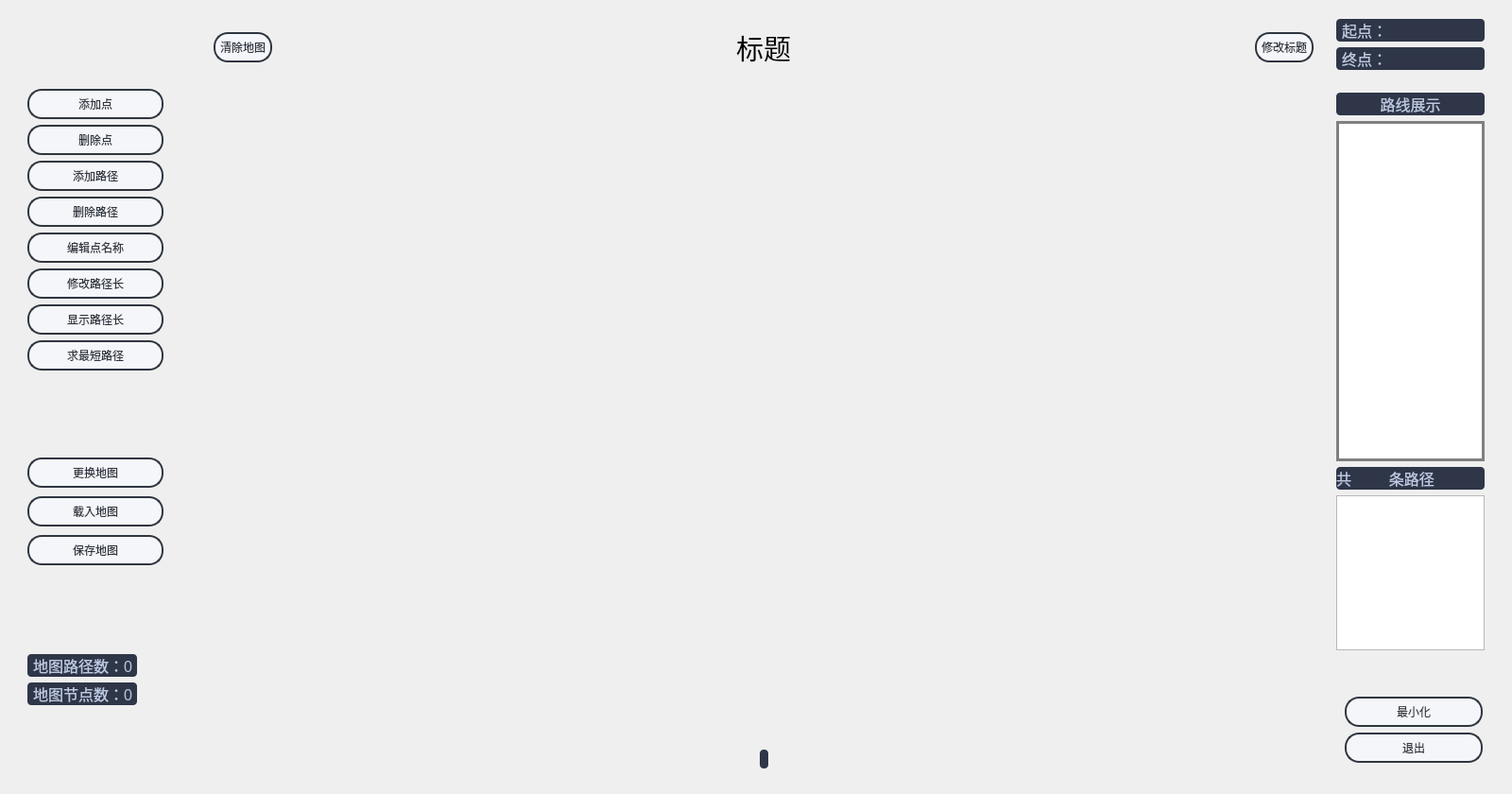
<?xml version="1.0" encoding="UTF-8"?>
<ui version="4.0">
 <class>MapEditor</class>
 <widget class="QDialog" name="MapEditor">
  <property name="geometry">
   <rect>
    <x>0</x>
    <y>0</y>
    <width>1600</width>
    <height>840</height>
   </rect>
  </property>
  <property name="minimumSize">
   <size>
    <width>1600</width>
    <height>840</height>
   </size>
  </property>
  <property name="maximumSize">
   <size>
    <width>1600</width>
    <height>840</height>
   </size>
  </property>
  <property name="windowTitle">
   <string>地图导航</string>
  </property>
  <property name="windowIcon">
   <iconset resource="resource.qrc">
    <normaloff>:/ready/background/res/label.jpg</normaloff>:/ready/background/res/label.jpg</iconset>
  </property>
  <property name="autoFillBackground">
   <bool>false</bool>
  </property>
  <property name="styleSheet">
   <string notr="true"> #MapEditor{
border-image:url(:/edit/background/res/1.jpg);
}</string>
  </property>
  <layout class="QHBoxLayout" name="horizontalLayout_3">
   <item>
    <widget class="QWidget" name="widget_5" native="true">
     <property name="maximumSize">
      <size>
       <width>16777215</width>
       <height>16777215</height>
      </size>
     </property>
     <layout class="QVBoxLayout" name="verticalLayout_4">
      <item>
       <spacer name="verticalSpacer_5">
        <property name="orientation">
         <enum>Qt::Vertical</enum>
        </property>
        <property name="sizeHint" stdset="0">
         <size>
          <width>20</width>
          <height>40</height>
         </size>
        </property>
       </spacer>
      </item>
      <item>
       <widget class="QWidget" name="widget_2" native="true">
        <property name="maximumSize">
         <size>
          <width>162</width>
          <height>356</height>
         </size>
        </property>
        <layout class="QVBoxLayout" name="verticalLayout_2">
         <item>
          <widget class="QPushButton" name="pushButton_add">
           <property name="styleSheet">
            <string notr="true">/**正常情况下样式**/
QPushButton{
	font: 10pt &quot;微软雅黑&quot;;
    color: #2f3640;
    background-color: #f5f6fa;
    border-color: #2f3640;
    border-radius: 15px;
    border-style: solid;
    border-width: 2px;
    padding: 5px;
}

/**鼠标停留在按钮上的样式**/
QPushButton::hover{	
    color: #FFFFFF;
    background-color: #718093;
    border-color: #2f3640;
}

/**鼠标按压下去的样式**/
QPushButton::pressed,QPushButton::checked{
    color: #FFFFFF;
    background-color: qlineargradient(spread:pad, x1:0, y1:0, x2:0, y2:1, stop:0 #273c75, stop:1 #487eb0);
}

/**按钮失能情况下样式**/
QPushButton::disabled{
    color: #FFFFFF;
    background-color: #dcdde1;
    border-color: #dcdde1;
}
</string>
           </property>
           <property name="text">
            <string>添加点</string>
           </property>
          </widget>
         </item>
         <item>
          <widget class="QPushButton" name="pushButton_delete">
           <property name="styleSheet">
            <string notr="true">/**正常情况下样式**/
QPushButton{
	font: 10pt &quot;微软雅黑&quot;;
    color: #2f3640;
    background-color: #f5f6fa;
    border-color: #2f3640;
    border-radius: 15px;
    border-style: solid;
    border-width: 2px;
    padding: 5px;
}

/**鼠标停留在按钮上的样式**/
QPushButton::hover{	
    color: #FFFFFF;
    background-color: #718093;
    border-color: #2f3640;
}

/**鼠标按压下去的样式**/
QPushButton::pressed,QPushButton::checked{
    color: #FFFFFF;
    background-color: qlineargradient(spread:pad, x1:0, y1:0, x2:0, y2:1, stop:0 #273c75, stop:1 #487eb0);
}

/**按钮失能情况下样式**/
QPushButton::disabled{
    color: #FFFFFF;
    background-color: #dcdde1;
    border-color: #dcdde1;
}
</string>
           </property>
           <property name="text">
            <string>删除点</string>
           </property>
          </widget>
         </item>
         <item>
          <widget class="QPushButton" name="pushButton_add_line">
           <property name="styleSheet">
            <string notr="true">/**正常情况下样式**/
QPushButton{
	font: 10pt &quot;微软雅黑&quot;;
    color: #2f3640;
    background-color: #f5f6fa;
    border-color: #2f3640;
    border-radius: 15px;
    border-style: solid;
    border-width: 2px;
    padding: 5px;
}

/**鼠标停留在按钮上的样式**/
QPushButton::hover{	
    color: #FFFFFF;
    background-color: #718093;
    border-color: #2f3640;
}

/**鼠标按压下去的样式**/
QPushButton::pressed,QPushButton::checked{
    color: #FFFFFF;
    background-color: qlineargradient(spread:pad, x1:0, y1:0, x2:0, y2:1, stop:0 #273c75, stop:1 #487eb0);
}

/**按钮失能情况下样式**/
QPushButton::disabled{
    color: #FFFFFF;
    background-color: #dcdde1;
    border-color: #dcdde1;
}
</string>
           </property>
           <property name="text">
            <string>添加路径</string>
           </property>
          </widget>
         </item>
         <item>
          <widget class="QPushButton" name="pushButton_delete_line">
           <property name="styleSheet">
            <string notr="true">/**正常情况下样式**/
QPushButton{
	font: 10pt &quot;微软雅黑&quot;;
    color: #2f3640;
    background-color: #f5f6fa;
    border-color: #2f3640;
    border-radius: 15px;
    border-style: solid;
    border-width: 2px;
    padding: 5px;
}

/**鼠标停留在按钮上的样式**/
QPushButton::hover{	
    color: #FFFFFF;
    background-color: #718093;
    border-color: #2f3640;
}

/**鼠标按压下去的样式**/
QPushButton::pressed,QPushButton::checked{
    color: #FFFFFF;
    background-color: qlineargradient(spread:pad, x1:0, y1:0, x2:0, y2:1, stop:0 #273c75, stop:1 #487eb0);
}

/**按钮失能情况下样式**/
QPushButton::disabled{
    color: #FFFFFF;
    background-color: #dcdde1;
    border-color: #dcdde1;
}
</string>
           </property>
           <property name="text">
            <string>删除路径</string>
           </property>
          </widget>
         </item>
         <item>
          <widget class="QPushButton" name="pushButton_edit">
           <property name="styleSheet">
            <string notr="true">/**正常情况下样式**/
QPushButton{
	font: 10pt &quot;微软雅黑&quot;;
    color: #2f3640;
    background-color: #f5f6fa;
    border-color: #2f3640;
    border-radius: 15px;
    border-style: solid;
    border-width: 2px;
    padding: 5px;
}

/**鼠标停留在按钮上的样式**/
QPushButton::hover{	
    color: #FFFFFF;
    background-color: #718093;
    border-color: #2f3640;
}

/**鼠标按压下去的样式**/
QPushButton::pressed,QPushButton::checked{
    color: #FFFFFF;
    background-color: qlineargradient(spread:pad, x1:0, y1:0, x2:0, y2:1, stop:0 #273c75, stop:1 #487eb0);
}

/**按钮失能情况下样式**/
QPushButton::disabled{
    color: #FFFFFF;
    background-color: #dcdde1;
    border-color: #dcdde1;
}
</string>
           </property>
           <property name="text">
            <string>编辑点名称</string>
           </property>
          </widget>
         </item>
         <item>
          <widget class="QPushButton" name="pushButton_edit_line">
           <property name="styleSheet">
            <string notr="true">/**正常情况下样式**/
QPushButton{
	font: 10pt &quot;微软雅黑&quot;;
    color: #2f3640;
    background-color: #f5f6fa;
    border-color: #2f3640;
    border-radius: 15px;
    border-style: solid;
    border-width: 2px;
    padding: 5px;
}

/**鼠标停留在按钮上的样式**/
QPushButton::hover{	
    color: #FFFFFF;
    background-color: #718093;
    border-color: #2f3640;
}

/**鼠标按压下去的样式**/
QPushButton::pressed,QPushButton::checked{
    color: #FFFFFF;
    background-color: qlineargradient(spread:pad, x1:0, y1:0, x2:0, y2:1, stop:0 #273c75, stop:1 #487eb0);
}

/**按钮失能情况下样式**/
QPushButton::disabled{
    color: #FFFFFF;
    background-color: #dcdde1;
    border-color: #dcdde1;
}
</string>
           </property>
           <property name="text">
            <string>修改路径长</string>
           </property>
          </widget>
         </item>
         <item>
          <widget class="QPushButton" name="pushButton_show">
           <property name="styleSheet">
            <string notr="true">/**正常情况下样式**/
QPushButton{
	font: 10pt &quot;微软雅黑&quot;;
    color: #2f3640;
    background-color: #f5f6fa;
    border-color: #2f3640;
    border-radius: 15px;
    border-style: solid;
    border-width: 2px;
    padding: 5px;
}

/**鼠标停留在按钮上的样式**/
QPushButton::hover{	
    color: #FFFFFF;
    background-color: #718093;
    border-color: #2f3640;
}

/**鼠标按压下去的样式**/
QPushButton::pressed,QPushButton::checked{
    color: #FFFFFF;
    background-color: qlineargradient(spread:pad, x1:0, y1:0, x2:0, y2:1, stop:0 #273c75, stop:1 #487eb0);
}

/**按钮失能情况下样式**/
QPushButton::disabled{
    color: #FFFFFF;
    background-color: #dcdde1;
    border-color: #dcdde1;
}
</string>
           </property>
           <property name="text">
            <string>显示路径长</string>
           </property>
          </widget>
         </item>
         <item>
          <widget class="QPushButton" name="pushButton_select">
           <property name="styleSheet">
            <string notr="true">/**正常情况下样式**/
QPushButton{
	font: 10pt &quot;微软雅黑&quot;;
    color: #2f3640;
    background-color: #f5f6fa;
    border-color: #2f3640;
    border-radius: 15px;
    border-style: solid;
    border-width: 2px;
    padding: 5px;
}

/**鼠标停留在按钮上的样式**/
QPushButton::hover{	
    color: #FFFFFF;
    background-color: #718093;
    border-color: #2f3640;
}

/**鼠标按压下去的样式**/
QPushButton::pressed,QPushButton::checked{
    color: #FFFFFF;
    background-color: qlineargradient(spread:pad, x1:0, y1:0, x2:0, y2:1, stop:0 #273c75, stop:1 #487eb0);
}

/**按钮失能情况下样式**/
QPushButton::disabled{
    color: #FFFFFF;
    background-color: #dcdde1;
    border-color: #dcdde1;
}
</string>
           </property>
           <property name="text">
            <string>求最短路径</string>
           </property>
          </widget>
         </item>
        </layout>
       </widget>
      </item>
      <item>
       <spacer name="verticalSpacer_2">
        <property name="orientation">
         <enum>Qt::Vertical</enum>
        </property>
        <property name="sizeHint" stdset="0">
         <size>
          <width>20</width>
          <height>40</height>
         </size>
        </property>
       </spacer>
      </item>
      <item>
       <widget class="QWidget" name="widget_3" native="true">
        <property name="minimumSize">
         <size>
          <width>144</width>
          <height>141</height>
         </size>
        </property>
        <property name="maximumSize">
         <size>
          <width>162</width>
          <height>141</height>
         </size>
        </property>
        <layout class="QVBoxLayout" name="verticalLayout_3">
         <item>
          <widget class="QPushButton" name="pushButton_changebackground">
           <property name="styleSheet">
            <string notr="true">/**正常情况下样式**/
QPushButton{
	font: 10pt &quot;微软雅黑&quot;;
    color: #2f3640;
    background-color: #f5f6fa;
    border-color: #2f3640;
    border-radius: 15px;
    border-style: solid;
    border-width: 2px;
    padding: 5px;
}

/**鼠标停留在按钮上的样式**/
QPushButton::hover{	
    color: #FFFFFF;
    background-color: #718093;
    border-color: #2f3640;
}

/**鼠标按压下去的样式**/
QPushButton::pressed,QPushButton::checked{
    color: #FFFFFF;
    background-color: qlineargradient(spread:pad, x1:0, y1:0, x2:0, y2:1, stop:0 #273c75, stop:1 #487eb0);
}

/**按钮失能情况下样式**/
QPushButton::disabled{
    color: #FFFFFF;
    background-color: #dcdde1;
    border-color: #dcdde1;
}
</string>
           </property>
           <property name="text">
            <string>更换地图</string>
           </property>
          </widget>
         </item>
         <item>
          <widget class="QPushButton" name="pushButton_load">
           <property name="styleSheet">
            <string notr="true">/**正常情况下样式**/
QPushButton{
	font: 10pt &quot;微软雅黑&quot;;
    color: #2f3640;
    background-color: #f5f6fa;
    border-color: #2f3640;
    border-radius: 15px;
    border-style: solid;
    border-width: 2px;
    padding: 5px;
}

/**鼠标停留在按钮上的样式**/
QPushButton::hover{	
    color: #FFFFFF;
    background-color: #718093;
    border-color: #2f3640;
}

/**鼠标按压下去的样式**/
QPushButton::pressed,QPushButton::checked{
    color: #FFFFFF;
    background-color: qlineargradient(spread:pad, x1:0, y1:0, x2:0, y2:1, stop:0 #273c75, stop:1 #487eb0);
}

/**按钮失能情况下样式**/
QPushButton::disabled{
    color: #FFFFFF;
    background-color: #dcdde1;
    border-color: #dcdde1;
}
</string>
           </property>
           <property name="text">
            <string>载入地图</string>
           </property>
          </widget>
         </item>
         <item>
          <widget class="QPushButton" name="pushButton_save">
           <property name="styleSheet">
            <string notr="true">/**正常情况下样式**/
QPushButton{
	font: 10pt &quot;微软雅黑&quot;;
    color: #2f3640;
    background-color: #f5f6fa;
    border-color: #2f3640;
    border-radius: 15px;
    border-style: solid;
    border-width: 2px;
    padding: 5px;
}

/**鼠标停留在按钮上的样式**/
QPushButton::hover{	
    color: #FFFFFF;
    background-color: #718093;
    border-color: #2f3640;
}

/**鼠标按压下去的样式**/
QPushButton::pressed,QPushButton::checked{
    color: #FFFFFF;
    background-color: qlineargradient(spread:pad, x1:0, y1:0, x2:0, y2:1, stop:0 #273c75, stop:1 #487eb0);
}

/**按钮失能情况下样式**/
QPushButton::disabled{
    color: #FFFFFF;
    background-color: #dcdde1;
    border-color: #dcdde1;
}
</string>
           </property>
           <property name="text">
            <string>保存地图</string>
           </property>
          </widget>
         </item>
        </layout>
       </widget>
      </item>
      <item>
       <spacer name="verticalSpacer_3">
        <property name="orientation">
         <enum>Qt::Vertical</enum>
        </property>
        <property name="sizeHint" stdset="0">
         <size>
          <width>20</width>
          <height>40</height>
         </size>
        </property>
       </spacer>
      </item>
      <item>
       <widget class="QWidget" name="widget" native="true">
        <layout class="QHBoxLayout" name="horizontalLayout_4">
         <item>
          <widget class="QWidget" name="widget_11" native="true">
           <layout class="QVBoxLayout" name="verticalLayout_9">
            <property name="leftMargin">
             <number>0</number>
            </property>
            <property name="topMargin">
             <number>0</number>
            </property>
            <property name="rightMargin">
             <number>0</number>
            </property>
            <property name="bottomMargin">
             <number>0</number>
            </property>
            <item>
             <widget class="QLabel" name="label_e">
              <property name="styleSheet">
               <string notr="true">QLabel {
    font-family: &quot;Microsoft YaHei&quot;;
    font-size: 12pt;
    color: #BDC8E2;
    background-color: #2E3648;
	border-radius: 4px;                                            
}
</string>
              </property>
              <property name="text">
               <string>地图路径数：0 </string>
              </property>
              <property name="indent">
               <number>6</number>
              </property>
             </widget>
            </item>
            <item>
             <widget class="QLabel" name="label_v">
              <property name="styleSheet">
               <string notr="true">QLabel {
    font-family: &quot;Microsoft YaHei&quot;;
    font-size: 12pt;
    color: #BDC8E2;
    background-color: #2E3648;
	border-radius: 4px;                                            
}
</string>
              </property>
              <property name="text">
               <string>地图节点数：0 </string>
              </property>
              <property name="indent">
               <number>6</number>
              </property>
             </widget>
            </item>
           </layout>
          </widget>
         </item>
         <item>
          <spacer name="horizontalSpacer_6">
           <property name="orientation">
            <enum>Qt::Horizontal</enum>
           </property>
           <property name="sizeHint" stdset="0">
            <size>
             <width>40</width>
             <height>20</height>
            </size>
           </property>
          </spacer>
         </item>
        </layout>
       </widget>
      </item>
      <item>
       <spacer name="verticalSpacer_4">
        <property name="orientation">
         <enum>Qt::Vertical</enum>
        </property>
        <property name="sizeHint" stdset="0">
         <size>
          <width>20</width>
          <height>10</height>
         </size>
        </property>
       </spacer>
      </item>
     </layout>
    </widget>
   </item>
   <item>
    <widget class="QWidget" name="widget_7" native="true">
     <property name="minimumSize">
      <size>
       <width>1200</width>
       <height>820</height>
      </size>
     </property>
     <layout class="QVBoxLayout" name="verticalLayout_5">
      <item>
       <widget class="QWidget" name="widget_4" native="true">
        <layout class="QHBoxLayout" name="horizontalLayout">
         <item>
          <widget class="QPushButton" name="pushButton_clear">
           <property name="styleSheet">
            <string notr="true">/**正常情况下样式**/
QPushButton{
	font: 10pt &quot;微软雅黑&quot;;
    color: #2f3640;
    background-color: #f5f6fa;
    border-color: #2f3640;
    border-radius: 15px;
    border-style: solid;
    border-width: 2px;
    padding: 5px;
}

/**鼠标停留在按钮上的样式**/
QPushButton::hover{	
    color: #FFFFFF;
    background-color: #718093;
    border-color: #2f3640;
}

/**鼠标按压下去的样式**/
QPushButton::pressed,QPushButton::checked{
    color: #FFFFFF;
    background-color: qlineargradient(spread:pad, x1:0, y1:0, x2:0, y2:1, stop:0 #273c75, stop:1 #487eb0);
}

/**按钮失能情况下样式**/
QPushButton::disabled{
    color: #FFFFFF;
    background-color: #dcdde1;
    border-color: #dcdde1;
}
</string>
           </property>
           <property name="text">
            <string>清除地图</string>
           </property>
          </widget>
         </item>
         <item>
          <spacer name="horizontalSpacer">
           <property name="orientation">
            <enum>Qt::Horizontal</enum>
           </property>
           <property name="sizeHint" stdset="0">
            <size>
             <width>40</width>
             <height>20</height>
            </size>
           </property>
          </spacer>
         </item>
         <item>
          <widget class="QLabel" name="label_edit_title">
           <property name="font">
            <font>
             <family>黑体</family>
             <pointsize>22</pointsize>
            </font>
           </property>
           <property name="text">
            <string>标题</string>
           </property>
          </widget>
         </item>
         <item>
          <spacer name="horizontalSpacer_2">
           <property name="orientation">
            <enum>Qt::Horizontal</enum>
           </property>
           <property name="sizeHint" stdset="0">
            <size>
             <width>40</width>
             <height>20</height>
            </size>
           </property>
          </spacer>
         </item>
         <item>
          <widget class="QPushButton" name="pushButton_edit_title">
           <property name="styleSheet">
            <string notr="true">/**正常情况下样式**/
QPushButton{
	font: 10pt &quot;微软雅黑&quot;;
    color: #2f3640;
    background-color: #f5f6fa;
    border-color: #2f3640;
    border-radius: 15px;
    border-style: solid;
    border-width: 2px;
    padding: 5px;
}

/**鼠标停留在按钮上的样式**/
QPushButton::hover{	
    color: #FFFFFF;
    background-color: #718093;
    border-color: #2f3640;
}

/**鼠标按压下去的样式**/
QPushButton::pressed,QPushButton::checked{
    color: #FFFFFF;
    background-color: qlineargradient(spread:pad, x1:0, y1:0, x2:0, y2:1, stop:0 #273c75, stop:1 #487eb0);
}

/**按钮失能情况下样式**/
QPushButton::disabled{
    color: #FFFFFF;
    background-color: #dcdde1;
    border-color: #dcdde1;
}
</string>
           </property>
           <property name="text">
            <string>修改标题</string>
           </property>
          </widget>
         </item>
        </layout>
       </widget>
      </item>
      <item>
       <spacer name="verticalSpacer">
        <property name="orientation">
         <enum>Qt::Vertical</enum>
        </property>
        <property name="sizeHint" stdset="0">
         <size>
          <width>20</width>
          <height>40</height>
         </size>
        </property>
       </spacer>
      </item>
      <item>
       <widget class="QWidget" name="widget_6" native="true">
        <property name="styleSheet">
         <string notr="true"/>
        </property>
        <layout class="QHBoxLayout" name="horizontalLayout_2">
         <item>
          <spacer name="horizontalSpacer_3">
           <property name="orientation">
            <enum>Qt::Horizontal</enum>
           </property>
           <property name="sizeHint" stdset="0">
            <size>
             <width>40</width>
             <height>20</height>
            </size>
           </property>
          </spacer>
         </item>
         <item>
          <widget class="QLabel" name="label">
           <property name="styleSheet">
            <string notr="true">QLabel {
    font-family: &quot;Microsoft YaHei&quot;;
    font-size: 12pt;
    color: #BDC8E2;
    background-color: #2E3648;
	border-radius: 4px;                                            
}</string>
           </property>
           <property name="lineWidth">
            <number>1</number>
           </property>
           <property name="text">
            <string/>
           </property>
          </widget>
         </item>
         <item>
          <spacer name="horizontalSpacer_4">
           <property name="orientation">
            <enum>Qt::Horizontal</enum>
           </property>
           <property name="sizeHint" stdset="0">
            <size>
             <width>40</width>
             <height>20</height>
            </size>
           </property>
          </spacer>
         </item>
        </layout>
       </widget>
      </item>
     </layout>
    </widget>
   </item>
   <item>
    <widget class="QWidget" name="widget_9" native="true">
     <property name="maximumSize">
      <size>
       <width>176</width>
       <height>16777215</height>
      </size>
     </property>
     <layout class="QVBoxLayout" name="verticalLayout_6">
      <property name="leftMargin">
       <number>0</number>
      </property>
      <property name="topMargin">
       <number>0</number>
      </property>
      <property name="rightMargin">
       <number>9</number>
      </property>
      <property name="bottomMargin">
       <number>0</number>
      </property>
      <item>
       <widget class="QWidget" name="widget_8" native="true">
        <layout class="QVBoxLayout" name="verticalLayout_7">
         <property name="leftMargin">
          <number>0</number>
         </property>
         <item>
          <widget class="QLabel" name="label_end">
           <property name="minimumSize">
            <size>
             <width>151</width>
             <height>0</height>
            </size>
           </property>
           <property name="styleSheet">
            <string notr="true">QLabel {
    font-family: &quot;Microsoft YaHei&quot;;
    font-size: 12pt;
    color: #BDC8E2;
    background-color: #2E3648;
	border-radius: 4px;                                            
}
</string>
           </property>
           <property name="text">
            <string>起点：</string>
           </property>
           <property name="indent">
            <number>6</number>
           </property>
          </widget>
         </item>
         <item>
          <widget class="QLabel" name="label_begin">
           <property name="minimumSize">
            <size>
             <width>151</width>
             <height>0</height>
            </size>
           </property>
           <property name="styleSheet">
            <string notr="true">QLabel {
    font-family: &quot;Microsoft YaHei&quot;;
    font-size: 12pt;
    color: #BDC8E2;
    background-color: #2E3648;
	border-radius: 4px;                                            
}
</string>
           </property>
           <property name="text">
            <string>终点：</string>
           </property>
           <property name="indent">
            <number>6</number>
           </property>
          </widget>
         </item>
        </layout>
       </widget>
      </item>
      <item>
       <widget class="QWidget" name="widget_10" native="true">
        <layout class="QVBoxLayout" name="verticalLayout_8">
         <property name="leftMargin">
          <number>0</number>
         </property>
         <item>
          <widget class="QLabel" name="label_2">
           <property name="minimumSize">
            <size>
             <width>151</width>
             <height>0</height>
            </size>
           </property>
           <property name="styleSheet">
            <string notr="true">QLabel {
    font-family: &quot;Microsoft YaHei&quot;;
    font-size: 12pt;
    color: #BDC8E2;
    background-color: #2E3648;
	border-radius: 4px;                                            
}</string>
           </property>
           <property name="text">
            <string>路线展示</string>
           </property>
           <property name="alignment">
            <set>Qt::AlignCenter</set>
           </property>
          </widget>
         </item>
         <item>
          <widget class="QListWidget" name="listWidget">
           <property name="minimumSize">
            <size>
             <width>151</width>
             <height>360</height>
            </size>
           </property>
           <property name="maximumSize">
            <size>
             <width>180</width>
             <height>16777215</height>
            </size>
           </property>
           <property name="styleSheet">
            <string notr="true">QListWidget
{
    color:rgb(200,200,200);
    border:3px solid gray;
    //padding:20px 0px 0px 0px;
}
/**列表项*/
QListWidget::item
{
    color:rgb(200,200,200);
    height:40px;
    padding-left:20px;
    border:0px solid gray;
}
/**列表项扫过*/
QListWidget::item:hover
{
    color:rgb(255,255,255);
   
}
/**列表项选中*/
QListWidget::item::selected:active
{ 
    color:white;
    border-width:0;
}
QListWidget::item:selected
{
    color:white;
    border-width:0;
}</string>
           </property>
          </widget>
         </item>
         <item>
          <widget class="QLabel" name="label_3">
           <property name="minimumSize">
            <size>
             <width>151</width>
             <height>0</height>
            </size>
           </property>
           <property name="styleSheet">
            <string notr="true">QLabel {
    font-family: &quot;Microsoft YaHei&quot;;
    font-size: 12pt;
    color: #BDC8E2;
    background-color: #2E3648;
	border-radius: 4px;                                            
}</string>
           </property>
           <property name="text">
            <string>共         条路径</string>
           </property>
           <property name="margin">
            <number>0</number>
           </property>
           <property name="indent">
            <number>0</number>
           </property>
          </widget>
         </item>
         <item>
          <widget class="QListWidget" name="listWidget_2">
           <property name="minimumSize">
            <size>
             <width>151</width>
             <height>140</height>
            </size>
           </property>
           <property name="maximumSize">
            <size>
             <width>180</width>
             <height>16777215</height>
            </size>
           </property>
          </widget>
         </item>
        </layout>
       </widget>
      </item>
      <item>
       <spacer name="verticalSpacer_6">
        <property name="orientation">
         <enum>Qt::Vertical</enum>
        </property>
        <property name="sizeHint" stdset="0">
         <size>
          <width>20</width>
          <height>40</height>
         </size>
        </property>
       </spacer>
      </item>
      <item>
       <spacer name="verticalSpacer_8">
        <property name="orientation">
         <enum>Qt::Vertical</enum>
        </property>
        <property name="sizeHint" stdset="0">
         <size>
          <width>20</width>
          <height>40</height>
         </size>
        </property>
       </spacer>
      </item>
      <item>
       <widget class="QWidget" name="widget_12" native="true">
        <layout class="QVBoxLayout" name="verticalLayout">
         <property name="leftMargin">
          <number>9</number>
         </property>
         <item>
          <widget class="QPushButton" name="pushButton">
           <property name="maximumSize">
            <size>
             <width>146</width>
             <height>16777215</height>
            </size>
           </property>
           <property name="styleSheet">
            <string notr="true">/**正常情况下样式**/
QPushButton{
	font: 10pt &quot;微软雅黑&quot;;
    color: #2f3640;
    background-color: #f5f6fa;
    border-color: #2f3640;
    border-radius: 15px;
    border-style: solid;
    border-width: 2px;
    padding: 5px;
}

/**鼠标停留在按钮上的样式**/
QPushButton::hover{	
    color: #FFFFFF;
    background-color: #718093;
    border-color: #2f3640;
}

/**鼠标按压下去的样式**/
QPushButton::pressed,QPushButton::checked{
    color: #FFFFFF;
    background-color: qlineargradient(spread:pad, x1:0, y1:0, x2:0, y2:1, stop:0 #273c75, stop:1 #487eb0);
}

/**按钮失能情况下样式**/
QPushButton::disabled{
    color: #FFFFFF;
    background-color: #dcdde1;
    border-color: #dcdde1;
}
</string>
           </property>
           <property name="text">
            <string>最小化</string>
           </property>
          </widget>
         </item>
         <item>
          <widget class="QPushButton" name="pushButton_exit">
           <property name="maximumSize">
            <size>
             <width>146</width>
             <height>16777215</height>
            </size>
           </property>
           <property name="styleSheet">
            <string notr="true">/**正常情况下样式**/
QPushButton{
	font: 10pt &quot;微软雅黑&quot;;
    color: #2f3640;
    background-color: #f5f6fa;
    border-color: #2f3640;
    border-radius: 15px;
    border-style: solid;
    border-width: 2px;
    padding: 5px;
}

/**鼠标停留在按钮上的样式**/
QPushButton::hover{	
    color: #FFFFFF;
    background-color: #718093;
    border-color: #2f3640;
}

/**鼠标按压下去的样式**/
QPushButton::pressed,QPushButton::checked{
    color: #FFFFFF;
    background-color: qlineargradient(spread:pad, x1:0, y1:0, x2:0, y2:1, stop:0 #273c75, stop:1 #487eb0);
}

/**按钮失能情况下样式**/
QPushButton::disabled{
    color: #FFFFFF;
    background-color: #dcdde1;
    border-color: #dcdde1;
}
</string>
           </property>
           <property name="text">
            <string>退出</string>
           </property>
          </widget>
         </item>
        </layout>
       </widget>
      </item>
      <item>
       <spacer name="verticalSpacer_7">
        <property name="orientation">
         <enum>Qt::Vertical</enum>
        </property>
        <property name="sizeHint" stdset="0">
         <size>
          <width>20</width>
          <height>40</height>
         </size>
        </property>
       </spacer>
      </item>
     </layout>
    </widget>
   </item>
  </layout>
 </widget>
 <resources>
  <include location="resource.qrc"/>
 </resources>
 <connections/>
</ui>
